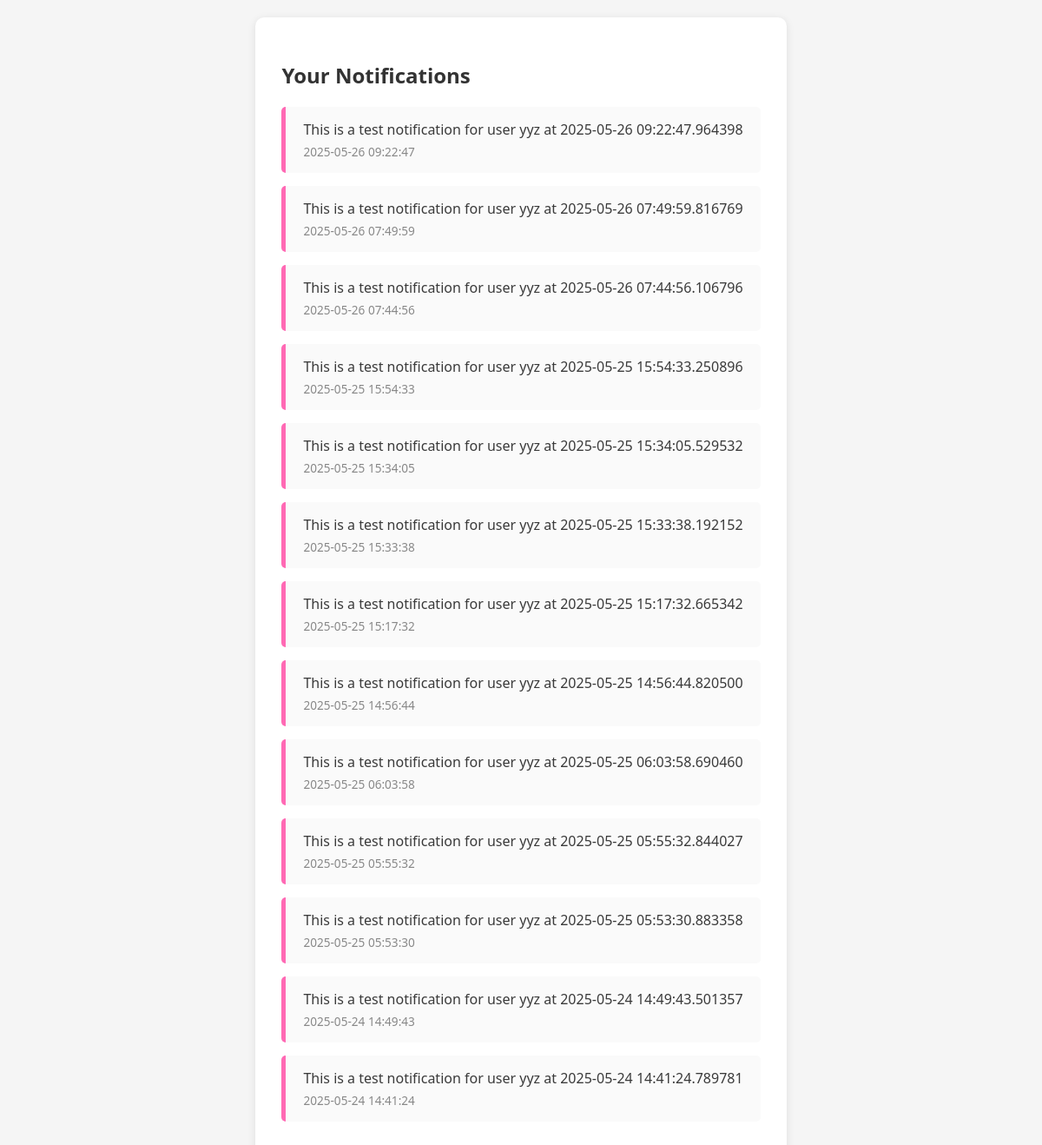
/notifications (signed in), run on the app's committed database.
### app.py (models this page shows)
class Notification(db.Model):
    id = db.Column(db.Integer, primary_key=True)
    user_id = db.Column(db.Integer, db.ForeignKey('user.id'), nullable=False)
    message = db.Column(db.String(255), nullable=False)
    is_read = db.Column(db.Boolean, default=False)
    created_at = db.Column(db.DateTime, default=datetime.utcnow)

### app.py (the view)
@app.route('/notifications')
def notifications():
    if 'user_id' not in session:
        return redirect('/login')
    user_id = session['user_id']
    notes = Notification.query.filter_by(user_id=user_id).order_by(Notification.created_at.desc()).all()
    for note in notes:
        note.is_read = True
    db.session.commit()
    return render_template('notifications.html', notifications=notes)

### app.py (called while the page is built)
@app.before_request
def before_request():
    if 'session_id' not in session:
        session['session_id'] = secrets.token_hex(16)

### website/templates/notifications.html (shortened to what this page needs)
<!DOCTYPE html>
<html lang="en">
<head>
    <link rel="stylesheet" href="{{ url_for('static', filename='style.css') }}">
</head>
<body>
    <div class="container">
        <h2>Your Notifications</h2>
        {% if notifications %}
            {% for note in notifications %}
                <div class="notification {% if not note.is_read %}unread{% endif %}">
                    <p>{{ note.message }}</p>
                    <time>{{ note.created_at.strftime('%Y-%m-%d %H:%M:%S') }}</time>
                </div>
            {% endfor %}
        {% else %}
            <p>No notifications yet.</p>
        {% endif %}
    </div>
</body>
</html>

### frontend/static/css/style.css (style rules this page uses)
body { font-family: 'Arial', sans-serif; margin: 0; padding: 0; background-color: #FFD3B6; color: #3A3A3A; display: flex; flex-direction: column; min-height: 100vh; }
body { background-color: #f8f9fa; }

### website/templates/notifications.html (style rules this page uses)
body { font-family: 'Segoe UI', sans-serif; background-color: #f5f5f5; margin: 0; padding: 20px; }
.container { max-width: 800px; margin: auto; background-color: white; padding: 30px; border-radius: 10px; box-shadow: 0 2px 10px rgba(0,0,0,0.1); }
h2 { margin-bottom: 20px; color: #333; }
.notification { border-left: 5px solid #ff69b4; padding: 15px 20px; margin-bottom: 15px; background-color: #fafafa; border-radius: 5px; transition: background-color 0.3s ease; }
.notification p { margin: 0; }
.notification time { display: block; font-size: 0.85em; color: #888; margin-top: 5px; }

### data on the page
Notification: message "This is a test notification for user yyz at 2025-05-26 09:22:47.964398", created_at "2025-05-26 09:22:47"
Notification: message "This is a test notification for user yyz at 2025-05-26 07:49:59.816769", created_at "2025-05-26 07:49:59"
Notification: message "This is a test notification for user yyz at 2025-05-26 07:44:56.106796", created_at "2025-05-26 07:44:56"
Notification: message "This is a test notification for user yyz at 2025-05-25 15:54:33.250896", created_at "2025-05-25 15:54:33"
Notification: message "This is a test notification for user yyz at 2025-05-25 15:34:05.529532", created_at "2025-05-25 15:34:05"
Notification: message "This is a test notification for user yyz at 2025-05-25 15:33:38.192152", created_at "2025-05-25 15:33:38"
Notification: message "This is a test notification for user yyz at 2025-05-25 15:17:32.665342", created_at "2025-05-25 15:17:32"
Notification: message "This is a test notification for user yyz at 2025-05-25 14:56:44.820500", created_at "2025-05-25 14:56:44"
Notification: message "This is a test notification for user yyz at 2025-05-25 06:03:58.690460", created_at "2025-05-25 06:03:58"
Notification: message "This is a test notification for user yyz at 2025-05-25 05:55:32.844027", created_at "2025-05-25 05:55:32"
Notification: message "This is a test notification for user yyz at 2025-05-25 05:53:30.883358", created_at "2025-05-25 05:53:30"
Notification: message "This is a test notification for user yyz at 2025-05-24 14:49:43.501357", created_at "2025-05-24 14:49:43"
Notification: message "This is a test notification for user yyz at 2025-05-24 14:41:24.789781", created_at "2025-05-24 14:41:24"
